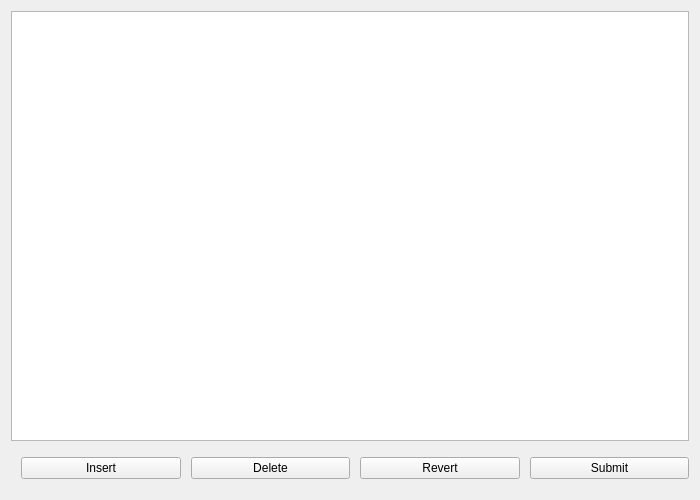
<?xml version="1.0" encoding="UTF-8"?>
<ui version="4.0">
 <class>PartnerWidget</class>
 <widget class="QWidget" name="PartnerWidget">
  <property name="geometry">
   <rect>
    <x>0</x>
    <y>0</y>
    <width>700</width>
    <height>500</height>
   </rect>
  </property>
  <property name="sizePolicy">
   <sizepolicy hsizetype="Fixed" vsizetype="Fixed">
    <horstretch>0</horstretch>
    <verstretch>0</verstretch>
   </sizepolicy>
  </property>
  <property name="windowTitle">
   <string>Partner Reference</string>
  </property>
  <layout class="QVBoxLayout" name="verticalLayout_2">
   <item>
    <widget class="QTableView" name="tableView"/>
   </item>
   <item>
    <layout class="QHBoxLayout" name="horizontalLayout">
     <property name="spacing">
      <number>10</number>
     </property>
     <property name="leftMargin">
      <number>10</number>
     </property>
     <property name="topMargin">
      <number>10</number>
     </property>
     <property name="bottomMargin">
      <number>10</number>
     </property>
     <item>
      <widget class="QPushButton" name="insertButton">
       <property name="text">
        <string>Insert</string>
       </property>
      </widget>
     </item>
     <item>
      <widget class="QPushButton" name="deleteButton">
       <property name="text">
        <string>Delete</string>
       </property>
      </widget>
     </item>
     <item>
      <widget class="QPushButton" name="revertButton">
       <property name="text">
        <string>Revert</string>
       </property>
      </widget>
     </item>
     <item>
      <widget class="QPushButton" name="submitButton">
       <property name="text">
        <string>Submit</string>
       </property>
      </widget>
     </item>
    </layout>
   </item>
  </layout>
 </widget>
 <resources/>
 <connections/>
</ui>
